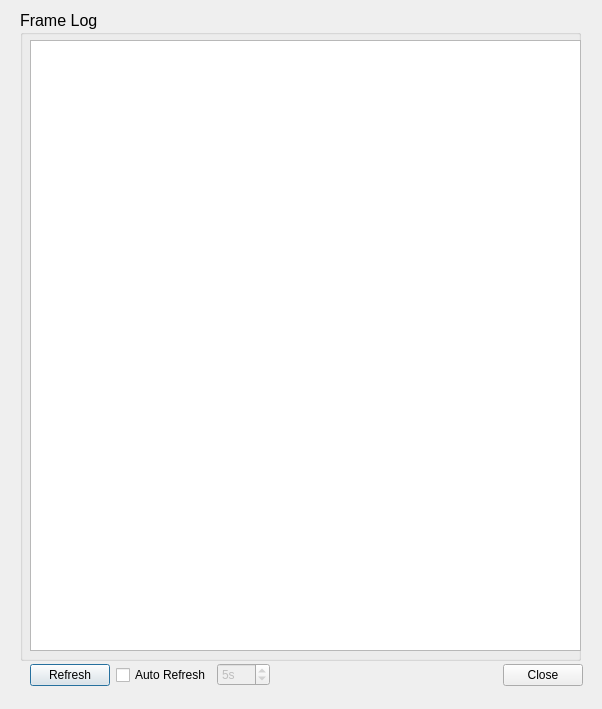
<?xml version="1.0" encoding="UTF-8"?>
<ui version="4.0">
 <class>LogViewer</class>
 <widget class="QDialog" name="LogViewer">
  <property name="geometry">
   <rect>
    <x>0</x>
    <y>0</y>
    <width>602</width>
    <height>709</height>
   </rect>
  </property>
  <property name="windowTitle">
   <string>Render Log View</string>
  </property>
  <widget class="QGroupBox" name="groupBox">
   <property name="geometry">
    <rect>
     <x>20</x>
     <y>10</y>
     <width>561</width>
     <height>651</height>
    </rect>
   </property>
   <property name="font">
    <font>
     <pointsize>12</pointsize>
    </font>
   </property>
   <property name="title">
    <string>Frame Log</string>
   </property>
   <widget class="QTextBrowser" name="log">
    <property name="geometry">
     <rect>
      <x>10</x>
      <y>30</y>
      <width>551</width>
      <height>611</height>
     </rect>
    </property>
    <property name="font">
     <font>
      <pointsize>10</pointsize>
     </font>
    </property>
   </widget>
  </widget>
  <widget class="QWidget" name="layoutWidget">
   <property name="geometry">
    <rect>
     <x>30</x>
     <y>660</y>
     <width>553</width>
     <height>30</height>
    </rect>
   </property>
   <layout class="QHBoxLayout" name="horizontalLayout">
    <item>
     <widget class="QPushButton" name="refreshNow">
      <property name="text">
       <string>Refresh</string>
      </property>
     </widget>
    </item>
    <item>
     <widget class="QCheckBox" name="autoRefresh">
      <property name="text">
       <string>Auto Refresh</string>
      </property>
     </widget>
    </item>
    <item>
     <widget class="QSpinBox" name="refreshTime">
      <property name="enabled">
       <bool>false</bool>
      </property>
      <property name="suffix">
       <string>s</string>
      </property>
      <property name="minimum">
       <number>1</number>
      </property>
      <property name="maximum">
       <number>600</number>
      </property>
      <property name="value">
       <number>5</number>
      </property>
     </widget>
    </item>
    <item>
     <spacer name="horizontalSpacer">
      <property name="orientation">
       <enum>Qt::Horizontal</enum>
      </property>
      <property name="sizeHint" stdset="0">
       <size>
        <width>188</width>
        <height>20</height>
       </size>
      </property>
     </spacer>
    </item>
    <item>
     <widget class="QPushButton" name="closeButton">
      <property name="text">
       <string>Close</string>
      </property>
     </widget>
    </item>
   </layout>
  </widget>
 </widget>
 <resources/>
 <connections>
  <connection>
   <sender>closeButton</sender>
   <signal>pressed()</signal>
   <receiver>LogViewer</receiver>
   <slot>close()</slot>
   <hints>
    <hint type="sourcelabel">
     <x>539</x>
     <y>674</y>
    </hint>
    <hint type="destinationlabel">
     <x>300</x>
     <y>354</y>
    </hint>
   </hints>
  </connection>
 </connections>
</ui>
